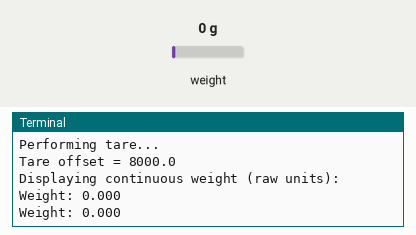
Simulated run of this program. Board: Raspberry Pi (header pin numbers). Parts: the last lines printed to the terminal. Inputs (shaded band) come from the test bench; at power-on: weight on the scale 0 g. The clock reads 2024-03-15 10:24:30 at power-on unless the program sets it.

Above: at 2.1 s.
2.2 s: weight on the scale set to 100 g
At 2.8 s:
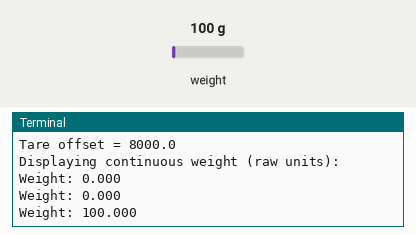
3.7 s: weight on the scale set to 1250 g
At 4.21 s:
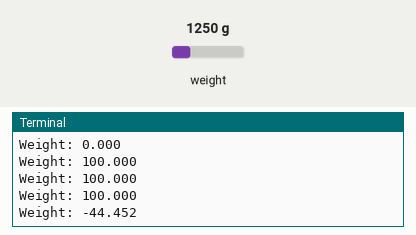
Timing chart, 0 to 6.7 s (numbered marks = the images above; inputs shaded):
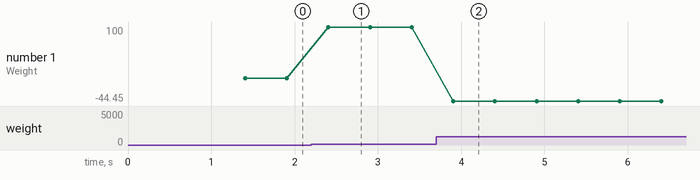

Measured:
- after the input at 2.2 s, the terminal: prints a new line after 0.21 s (image 1)
- after the input at 3.7 s, the terminal: prints a new line after 0.21 s (image 2)
- plotted number 1: 0 → 100 after the input at 2.2 s, 100 → -44.45 after the input at 3.7 s

The program:

hx.py
```python
#!/usr/bin/env python3
# import RPi.GPIO as GPIO
import time

# --- Hardware Imports ---
try:
    import RPi.GPIO as GPIO
    from hx711 import HX711
except ImportError:
    GPIO = None
    class HX711:
        def __init__(self, dout_pin, pd_sck_pin):
            self.dout_pin = dout_pin
            self.pd_sck_pin = pd_sck_pin
        def reset(self):
            pass
        def get_weight(self, times=5):
            return 0
        def power_down(self):
            pass
        def power_up(self):
            pass

# --- HX711 Pin Definitions (using BOARD numbering) ---
DT_PIN = 31   # Data pin from HX711
SCK_PIN = 33  # Clock (PD_SCK) pin for HX711

# --- Global Calibration Variables ---
# These variables are meant to be updated via tare and calibration procedures.
CALIBRATION_FACTOR =25921.726190476194  # Default raw units per gram (adjust via calibration)
tare_offset = -85791.3  # Tare offset

# --- GPIO Setup ---
GPIO.setmode(GPIO.BOARD)
GPIO.setup(DT_PIN, GPIO.IN)
GPIO.setup(SCK_PIN, GPIO.OUT)
GPIO.output(SCK_PIN, False)  # Ensure clock is low

def reset():
    """Resets the HX711 by pulsing the clock pin."""
    GPIO.output(SCK_PIN, True)
    time.sleep(0.0001)
    GPIO.output(SCK_PIN, False)

def read_raw():
    """
    Reads 24 bits from the HX711 and returns a signed integer.
    If the device does not become ready within one second, it resets the module.
    """
    timeout = 1.0  # seconds
    start_time = time.time()
    while GPIO.input(DT_PIN) == 1:
        if time.time() - start_time > timeout:
            reset()
            start_time = time.time()
        time.sleep(0.001)

    count = 0
    for _ in range(24):
        GPIO.output(SCK_PIN, True)
        count = count << 1
        GPIO.output(SCK_PIN, False)
        if GPIO.input(DT_PIN):
            count += 1

    # One extra pulse to set gain for next reading (Channel A, Gain=128)
    GPIO.output(SCK_PIN, True)
    GPIO.output(SCK_PIN, False)

    # Convert from 24-bit two's complement
    if count & 0x800000:
        count |= ~0xffffff
    return count

def get_filtered_reading(num_readings=5, delay=0.005):
    """
    Takes a number of consecutive raw readings, sorts them, and returns the median.
    This helps reduce the effect of sporadic outliers.
    """
    readings = []
    for _ in range(num_readings):
        readings.append(read_raw())
        time.sleep(delay)
    readings.sort()
    return readings[len(readings)//2]

def get_weight(num_readings=5):
    """
    Returns the current weight as a raw measurement minus the tare offset.
    The calling code should convert this value into grams (or ml) by dividing
    by CALIBRATION_FACTOR.
    """
    global tare_offset
    raw = get_filtered_reading(num_readings=num_readings)
    return raw - tare_offset

def tare(num_readings=10, delay=0.005):
    """
    Performs a tare (zero) calibration.
    Takes several readings with no load and computes the average raw value.
    This value is stored as tare_offset.
    Returns the computed tare offset.
    """
    global tare_offset
    total = 0
    for _ in range(num_readings):
        total += read_raw()
        time.sleep(delay)
    tare_offset = total / num_readings
    return tare_offset

def calibrate(known_weight, num_readings=10, delay=0.005):
    """
    Calibrates the scale using a known weight.
    The calibration factor is computed as:
       (average_with_load - tare_offset) / known_weight
    known_weight is in grams.
    Returns the new calibration factor.
    """
    global CALIBRATION_FACTOR, tare_offset
    total = 0
    for _ in range(num_readings):
        total += read_raw()
        time.sleep(delay)
    avg_with_load = total / num_readings
    # Update calibration factor based on known weight (in grams)
    CALIBRATION_FACTOR = (avg_with_load - tare_offset) / known_weight
    return CALIBRATION_FACTOR

def power_down():
    """
    Powers down the HX711.
    To do this, set PD_SCK (SCK_PIN) high for at least 60µs.
    """
    GPIO.output(SCK_PIN, True)
    time.sleep(0.0001)  # 100µs is sufficient

def power_up():
    """
    Powers up the HX711.
    Simply set PD_SCK (SCK_PIN) low and allow time for the chip to settle.
    """
    GPIO.output(SCK_PIN, False)
    time.sleep(0.1)

def cleanup():
    """
    Cleans up the GPIO. Call this when your application is exiting.
    """
    GPIO.cleanup()

# Optionally, you can add additional helper functions here (e.g. continuous display)
if __name__ == '__main__':
    # For testing: perform a tare, then print continuous weight readings.
    try:
        print("Performing tare...")
        t = tare()
        print("Tare offset =", t)
        print("Displaying continuous weight (raw units):")
        while True:
            weight = get_weight() / CALIBRATION_FACTOR
            print("Weight: {:.3f}".format(weight))
            time.sleep(0.1)
    except KeyboardInterrupt:
        pass
    finally:
        cleanup()
```
